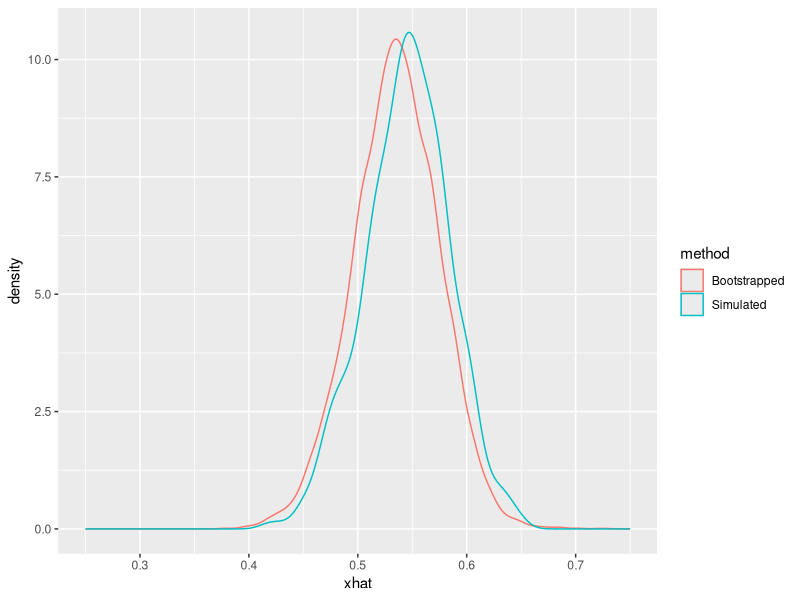

Write the R code that produced this figure.
suppressMessages(library(ggplot2))
suppressMessages(library(dplyr))

# Part A ------------------------------------------------------------------
N = 50 # sample size
SIGMA = .2 # nuisance sd
YHAT = 1.3 # point to evaluate
S = 1000 # number of sims
B = 10000 # number of bootstraps

generate_data <- function(n=N, sigma=SIGMA, seed=11){
  #' Function to sample an X ~ U(0, 1), and, on top of that x, compute  Y ~ N(1 + x^2, sigma^2)
  #' @param n: int, sample size. 
  #' @param sigma: numeric, standard deviation of epsilon
  #' @param seed: int, sample seed for reproducability and/or recovery of "first" sample.
  #' @return list[x=numeric, y=numeric]: A paired list of x, y
  
  set.seed(seed)
  x = runif(n, 0, 1)
  y = rnorm(n, 1 + x^2, sigma)
  list(x=x, y=y)
}


fit_and_solve <- function(x, y, yhat, domain=c(0, 1)){
  #' Fits the quadratic regression specified in the problem, and then predicts for a particular yhat
  #' @param x: numeric[n], a vector of (sampled) x-values that are the covariates of the regression.
  #' @param y: numeric[n], a vector of (sampled) y-values that are the targets of the regression.
  #' @param yhat: numeric[k], yhats to be predicted (in reverse), in accordance with the problem
  #' @param domain: numeric[2], the intended domain for xhat. Results outside this range will be ignored
  #' @return numeric : the predicted value of xhat
  
  # fit the model
  mod = lm(y ~ 1 + x + I(x^2))
  # extract coefficients
  beta_fit = as.numeric(mod$coefficients)
  # cover the imaginary cases
  sqrt_term = beta_fit[2]^2 - 4 * (beta_fit[1] - yhat) * beta_fit[3]
  sqrt_term = max(sqrt_term, 0)
  # solve for roots
  x0_hat = c((-beta_fit[2] + sqrt(sqrt_term))/(2 * beta_fit[3]),
             (-beta_fit[2] - sqrt(sqrt_term))/(2 * beta_fit[3]))
  if (length(x0_hat[x0_hat >= domain[1] & x0_hat <= domain[2]]) == 2){
    warning(paste0(length(x0_hat[x0_hat >= domain[1] & x0_hat <= domain[2]]), 
                   " valid roots detected -- sampling one of them at random"))
    return(sample(x0_hat[x0_hat >= domain[1] & x0_hat <= domain[2]], 1))
  }
  # restrict root to appropriate range
  return(x0_hat[x0_hat >= domain[1] & x0_hat <= domain[2]])
}

# Part B ------------------------------------------------------------------

data = generate_data()
xhat_b = fit_and_solve(x=data$x, y=data$y, yhat=YHAT)

# Part C ------------------------------------------------------------------
xhats_c = sapply(1:S, function(i){data = generate_data(seed=i+1); fit_and_solve(x=data$x, y=data$y, yhat=YHAT)})

# Part D ------------------------------------------------------------------

xhats_d = sapply(1:B, function(i){
  slc = sample(1:N, N, replace=T); # draw the sample
  fit_and_solve(x=data$x[slc], y=data$y[slc], yhat=YHAT) # perform the procedure
}) %>% 
  unlist()

# Part E ------------------------------------------------------------------

sd_c = sd(xhats_c, na.rm=T)
sd_d = sd(xhats_d, na.rm=T)
plt_e = ggplot(data.frame(xhat = c(xhats_c, xhats_d),
                          method = c(rep("Simulated", length(xhats_c)),
                                     rep("Bootstrapped", length(xhats_d))
                          )),
               aes(x=xhat,
                   color=method)) +
  geom_density() +
  xlim(c(.25, .75))

# Part F ------------------------------------------------------------------

# method 1: straightaway:
# 1.) take B bootstraps and compute quantiles
ci_method_1 = quantile(xhats_d, c(.05, .95), na.rm=T) %>% suppressMessages()

# re-use xhats

# method 2: straightaway
# 1.) take B bootstraps of size N, compute x0*
# 2.) compute 5th and 95th percentile of x0* - avg(x0*)
# 3.) (x0_sample - 5th percentile, x0_sample + 95th percentile)
ci_method_2 = quantile(xhats_d - mean(xhats_d, na.rm=T), c(.05, .95), na.rm=T) %>%
  as.numeric() +
  xhat_b
